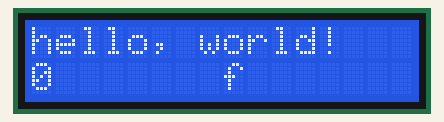
Simulated run of this sketch. Board: Arduino Uno, built with avr-gcc and run on an emulated ATmega328P. Shown: 16×2 character LCD.

Above: at 0.1 s.
At 4.1 s:
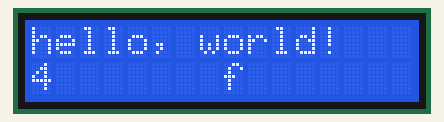
At 9.1 s:
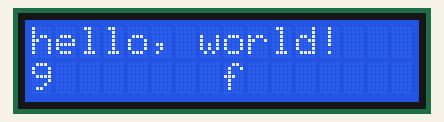
At 19.1 s:
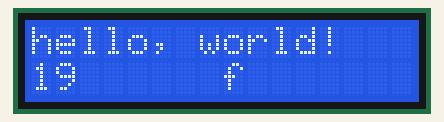
At 29.1 s:
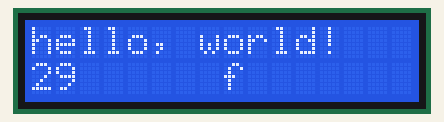
At 39.1 s:
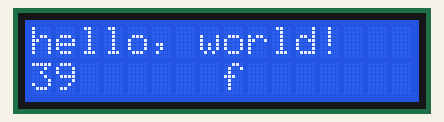

Measured:
- what the display in image 1 shows lasts 1.0 s, from 4.0 s to 5.0 s

The sketch:

lcd_basic.ino
```cpp
// include the library code:
#include <LiquidCrystal.h>

// initialize the library with the numbers of the interface pins
LiquidCrystal lcd(12, 11, 5, 4, 3, 2);

void setup() {
  // set up the LCD's number of columns and rows:
  lcd.begin(16, 2);
  // Print a message to the LCD.
  lcd.print("hello, world!");
}

void loop() {
  // set the cursor to column 0, line 1
  // (note: line 1 is the second row, since counting begins with 0):
  lcd.setCursor(0, 1);
  // print the number of seconds since reset:
  lcd.print(millis() / 1000);
  //delay(10);
  lcd.setCursor(8,1);
  lcd.print("f");
}
```
